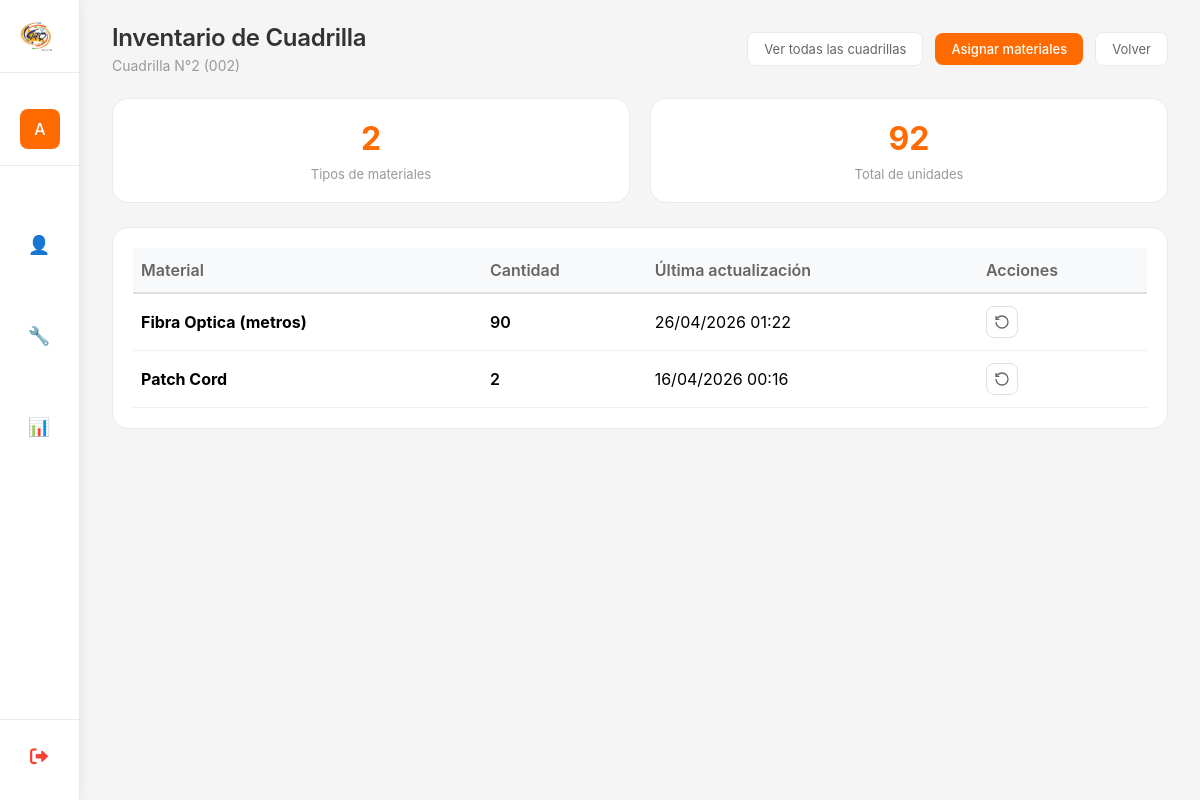
Before: /inventario/cuadrilla/4/ (signed in) with the older database file.
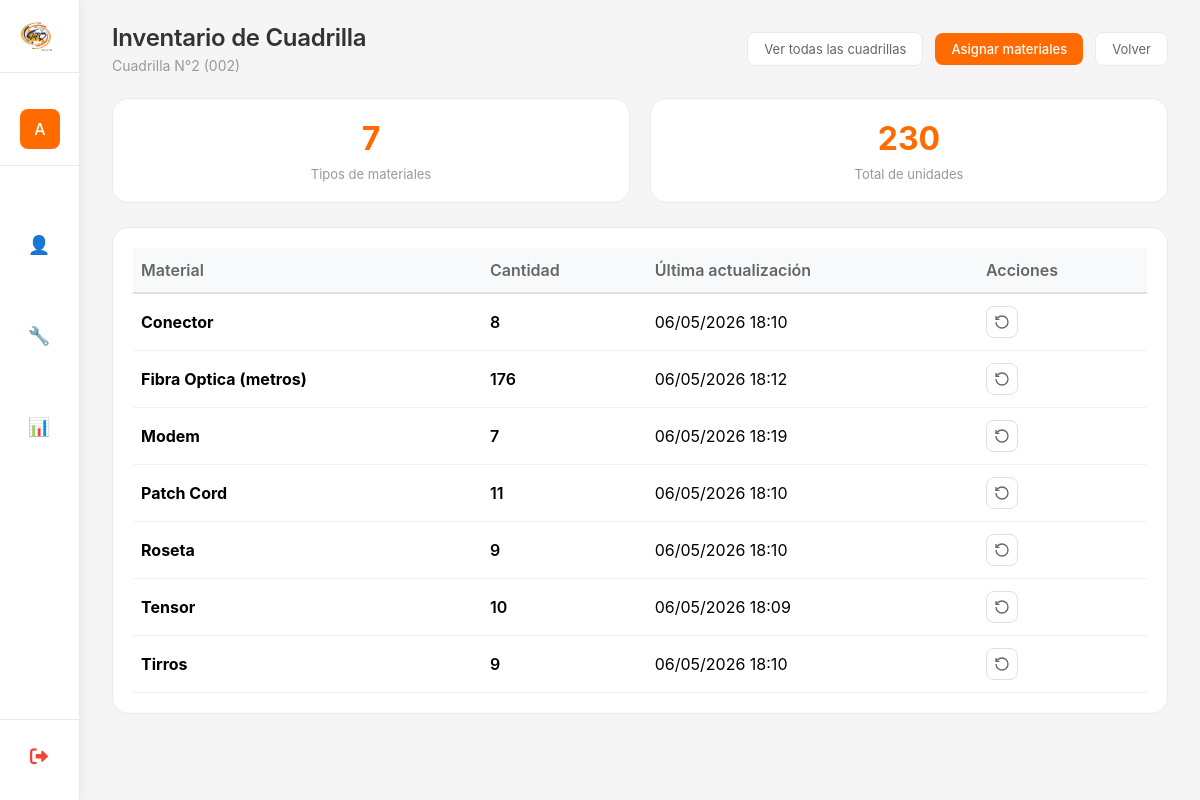
After: the same page with the newer database file.
### myapp/models.py (models this page shows, shortened)
class InventarioCuadrilla(models.Model):
    cuadrilla = models.ForeignKey(
        Cuadrilla,
        on_delete=models.CASCADE,
        related_name='inventario',
        verbose_name="Cuadrilla"
    )
    material = models.ForeignKey(
        Material,
        on_delete=models.PROTECT,
        related_name='inventario_cuadrillas',
        verbose_name="Material"
    )
    cantidad = models.PositiveIntegerField(default=0, verbose_name="Cantidad en cuadrilla")
    ultima_actualizacion = models.DateTimeField(auto_now=True)
    class Meta:
        verbose_name = "Inventario de Cuadrilla"
        verbose_name_plural = "Inventarios de Cuadrillas"
        unique_together = ['cuadrilla', 'material']

class Material(models.Model):
    nombre = models.CharField(max_length=50, unique=True, verbose_name="Nombre del material")
    activo = models.BooleanField(default=True, verbose_name="Activo")
    fecha_creacion = models.DateTimeField(auto_now_add=True)
    class Meta:
        verbose_name = "Material"
        verbose_name_plural = "Materiales"
        ordering = ['nombre']

### myapp/views_inventario.py (the view)
# urls.py: path('inventario/cuadrilla/<int:cuadrilla_id>/', inventario_cuadrilla_detalle, name='inventario_cuadrilla_detalle'),
@login_required
@staff_member_required
def inventario_cuadrilla_detalle(request, cuadrilla_id):
    es_admin = request.user.is_superuser or request.user.groups.filter(name='Administrador').exists()
    if not es_admin:
        messages.error(request, 'No tienes permisos para acceder a esta página.')
        return redirect('dashboard')
    cuadrilla = get_object_or_404(Cuadrilla, id=cuadrilla_id, activo=True)
    inventario_cuadrilla = InventarioCuadrilla.objects.filter(
        cuadrilla=cuadrilla
    ).select_related('material').order_by('material__nombre')
    total_materiales = inventario_cuadrilla.count()
    total_unidades = sum(item.cantidad for item in inventario_cuadrilla)
    context = {
        'cuadrilla': cuadrilla,
        'inventario': inventario_cuadrilla,
        'total_materiales': total_materiales,
        'total_unidades': total_unidades,
    }
    return render(request, 'Inventario/inventario_cuadrilla_detalle.html', context)

### myapp/templates/Inventario/inventario_cuadrilla_detalle.html (shortened to what this page needs)
{% extends 'Inicio_De_Sesion/base.html' %}
{% load static %}
{% block page_title %}Inventario de Cuadrilla{% endblock %}
{% block page_subtitle %}{{ cuadrilla.nombre }} ({{ cuadrilla.codigo }}){% endblock %}
{% block header_actions %}
<a href="{% url 'inventario_todas_cuadrillas' %}" class="btn-secondary">
    Ver todas las cuadrillas
</a>
<a href="{% url 'inventario_asignar_cuadrilla' %}" class="btn-primary">
    Asignar materiales
</a>
<a href="{% url 'inventario_global_lista' %}" class="btn-secondary">
    Volver
</a>
{% endblock %}
{% block content %}
<div class="stats-inventario">
    <div class="stat-card">
        <span class="stat-number">{{ total_materiales }}</span>
        <span class="stat-label">Tipos de materiales</span>
    </div>
    <div class="stat-card">
        <span class="stat-number">{{ total_unidades }}</span>
        <span class="stat-label">Total de unidades</span>
    </div>
</div>
<div class="table-container">
    <table class="table">
        <thead>
            <tr>
                <th>Material</th>
                <th>Cantidad</th>
                <th>Última actualización</th>
                <th>Acciones</th>
            </thead>
        <tbody>
            {% for item in inventario %}
            <tr>
                <td><strong>{{ item.material.nombre }}</strong></td>
                <td><span class="cantidad">{{ item.cantidad }}</span></td>
                <td>{{ item.ultima_actualizacion|date:"d/m/Y H:i" }}</td>
                <td>
                    <a href="{% url 'inventario_devolver_cuadrilla' item.id %}" class="btn-icon" title="Devolver material">
                        <svg width="16" height="16" viewBox="0 0 24 24" fill="none" stroke="currentColor" stroke-width="2">
                            <path d="M3 12a9 9 0 1 0 9-9 9.75 9.75 0 0 0-6.74 2.74L3 8"/>
                            <path d="M3 3v5h5"/>
                        </svg>
                    </a>
                </td>
            </tr>
            {% endfor %}
        </tbody>
    </table>
</div>
{% endblock %}

Changed rows visible on the page:
added InventarioCuadrilla: material.nombre "Conector", cantidad "8", ultima_actualizacion "06/05/2026 18:10"
changed InventarioCuadrilla "Fibra Optica (metros)": cantidad "90" → "176"; ultima_actualizacion "26/04/2026 01:22" → "06/05/2026 18:12"
added InventarioCuadrilla: material.nombre "Modem", cantidad "7", ultima_actualizacion "06/05/2026 18:19"
changed InventarioCuadrilla "Patch Cord": cantidad "2" → "11"; ultima_actualizacion "16/04/2026 00:16" → "06/05/2026 18:10"
added InventarioCuadrilla: material.nombre "Roseta", cantidad "9", ultima_actualizacion "06/05/2026 18:10"
added InventarioCuadrilla: material.nombre "Tensor", cantidad "10", ultima_actualizacion "06/05/2026 18:09"
added InventarioCuadrilla: material.nombre "Tirros", cantidad "9", ultima_actualizacion "06/05/2026 18:10"
Other visible differences:
{{ total_materiales }}: "2" → "7"
{{ total_unidades }}: "92" → "230"
